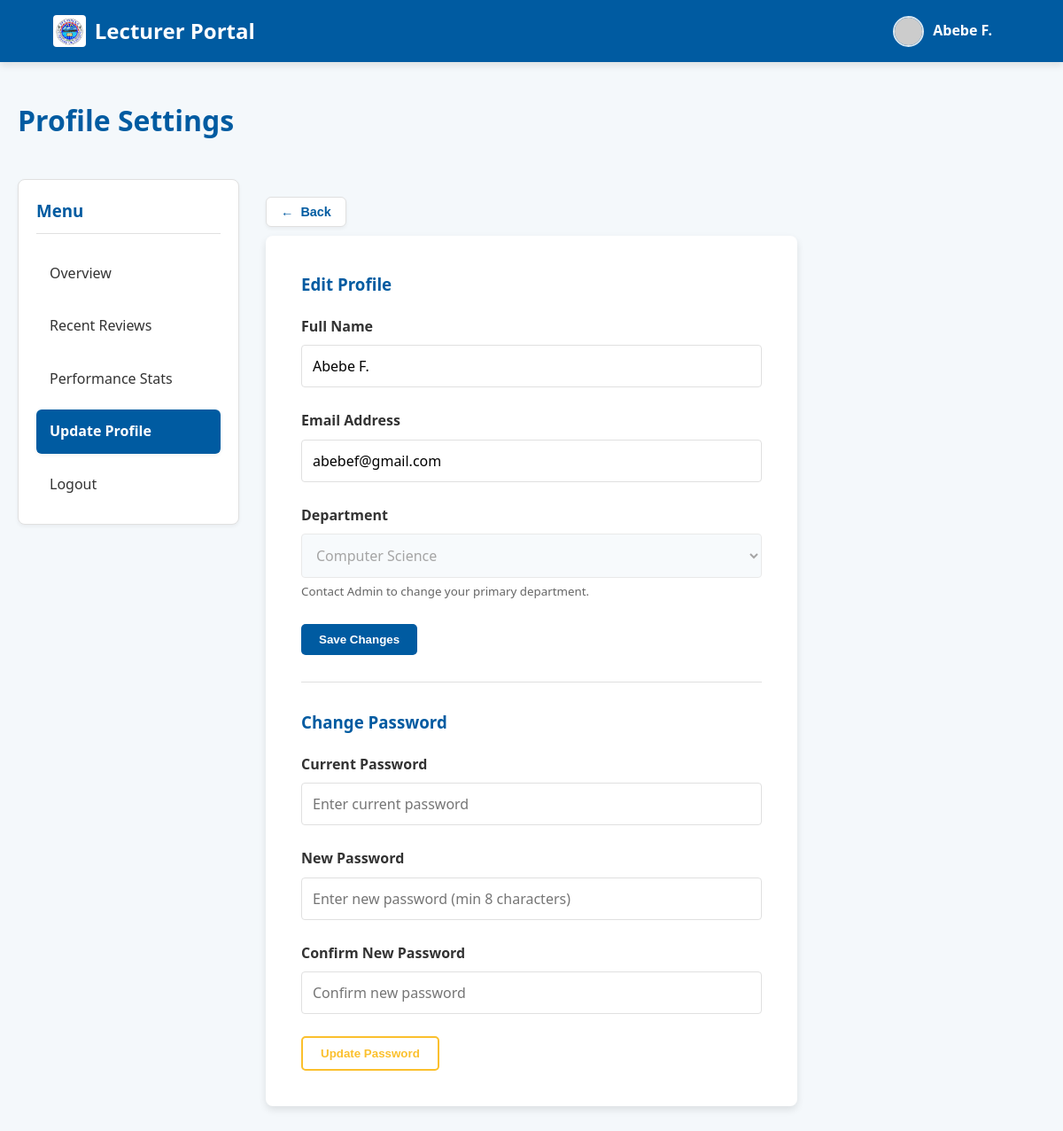
Page /lecturer/lecturer-profile.php (signed in) on the committed database.
### tables this page shows
CREATE TABLE `lecturer_accounts` (
  `id` int(11) NOT NULL,
  `lecturer_id` int(11) NOT NULL,
  `username` varchar(50) NOT NULL,
  `email` varchar(100) NOT NULL,
  `password_hash` varchar(255) NOT NULL,
  `role_id` int(11) NOT NULL,
  `created_at` timestamp NULL DEFAULT current_timestamp(),
  `updated_at` timestamp NULL DEFAULT current_timestamp() ON UPDATE current_timestamp()
);

CREATE TABLE `lecturers` (
  `id` int(11) NOT NULL,
  `name` varchar(100) NOT NULL,
  `valid_id` int(11) NOT NULL,
  `department_id` int(11) NOT NULL
);

CREATE TABLE `departments` (
  `id` int(11) NOT NULL,
  `department` varchar(50) NOT NULL
);

### lecturer/lecturer-profile.php (the view, shortened to what this page needs)
<?php
require_once '../data/database.php';
$lecturer_sql = "
    SELECT
        lecturers.id          AS lecturer_id,
        lecturers.name,
        departments.department,
        lecturer_accounts.email,
        lecturer_accounts.username
    FROM lecturer_accounts
    INNER JOIN lecturers
        ON lecturer_accounts.lecturer_id = lecturers.id
    INNER JOIN departments
        ON lecturers.department_id = departments.id
    WHERE lecturer_accounts.id = ?
    LIMIT 1
";
$lecturer_stmt = $pdo->prepare($lecturer_sql);
$lecturer_stmt->execute([$_SESSION['user_id']]);
$lecturer = $lecturer_stmt->fetch();
$lecturerName  = $lecturer['name'];
$lecturerEmail = $lecturer['email'];
$department    = $lecturer['department'];
?>
<!DOCTYPE html>
<html lang="en">
<head>
  <link rel="stylesheet" href="../css/style.css">
  <link rel="stylesheet" href="../css/responsive.css">
  <link rel="stylesheet" href="../css/dashboard.css">
  <link rel="stylesheet" href="../css/forms.css">
</head>
<body>
  <nav class="navbar">
    <div class="nav-brand">
      <a href="lecturer-dashboard.php" class="logo-btn-link" title="Go to Dashboard">
        <img src="../images/download.jpg" alt="Hawassa University Logo" class="logo-btn-img">
      </a>
      Lecturer Portal
    </div>
    <div class="nav-actions" style="display: flex; align-items: center; margin-left: auto; margin-right: 20px;">
      <div class="profile-avatar" style="display:flex; align-items:center; gap:10px; cursor:pointer;">
        <img src="https://placehold.co/40x40" alt="Lecturer Avatar" style="border-radius:50%; width:35px; height:35px; border:2px solid rgba(255,255,255,0.85);">
        <span class="profile-name" style="color:white; font-weight:bold;">
          <?php echo htmlspecialchars($lecturerName); ?>
        </span>
      </div>
    </div>
  </nav>
  <div class="container">
    <h2 class="section-title" style="text-align: left;">Profile Settings</h2>
    <div class="dashboard-container">
      <aside class="sidebar">
        <h3>Menu</h3>
        <nav class="sidebar-nav">
          <a href="lecturer-dashboard.php">Overview</a>
          <a href="lecturer-feedback.php">Recent Reviews</a>
          <a href="lecturer-statistics.php">Performance Stats</a>
          <a href="lecturer-profile.php" class="active">Update Profile</a>
          <a href="../logout.php">Logout</a>
        </nav>
      </aside>
      <main class="main-content">
        <div class="back-btn-container">
          <button class="back-btn" onclick="window.history.back()"><span class="arrow">&larr;</span> Back</button>
        </div>
        <div class="form-container" style="max-width: 600px; margin: 0;">
          <h3 style="color: var(--primary-blue); margin-bottom: 20px;">Edit Profile</h3>
          <form method="POST" action="lecturer-profile.php">
            <div class="form-group">
              <label>Full Name</label>
              <input type="text" name="full_name" class="form-control"
                     value="<?php echo htmlspecialchars($lecturerName); ?>" required>
            </div>
            <div class="form-group">
              <label>Email Address</label>
              <input type="email" name="email" class="form-control"
                     value="<?php echo htmlspecialchars($lecturerEmail); ?>" required>
            </div>
            <div class="form-group">
              <label>Department</label>
              <select class="form-control" disabled style="background-color: var(--bg-color);">
                <option selected><?php echo htmlspecialchars($department); ?></option>
              </select>
              <small style="color: var(--text-light); margin-top: 5px; display: block;">
                Contact Admin to change your primary department.
              </small>
            </div>
            <button type="submit" name="update_profile" class="btn btn-blue">Save Changes</button>
          </form>
          <hr style="margin: 30px 0; border: none; border-top: 1px solid var(--border-color);">
          <h3 style="color: var(--primary-blue); margin-bottom: 20px;">Change Password</h3>
          <form method="POST" action="lecturer-profile.php">
            <div class="form-group">
              <label>Current Password</label>
              <input type="password" name="current_password" class="form-control"
                     placeholder="Enter current password" required>
            </div>
            <div class="form-group">
              <label>New Password</label>
              <input type="password" name="new_password" class="form-control"
                     placeholder="Enter new password (min 8 characters)" required>
            </div>
            <div class="form-group">
              <label>Confirm New Password</label>
              <input type="password" name="confirm_password" class="form-control"
                     placeholder="Confirm new password" required>
            </div>
            <button type="submit" name="change_password" class="btn btn-secondary">Update Password</button>
          </form>
        </div>
      </main>
    </div>
  </div>
</body>
</html>

### css/style.css (style rules this page uses)
:root { --primary-blue: #005ba1; --light-blue: #007bff; --accent-gold: #fbc02d; --accent-yellow: #fff59d; --bg-color: #f4f8fb; --card-bg: #ffffff; --text-dark: #333333; --text-light: #666666; --border-color: #e0e0e0; --font-family: 'Segoe UI', Tahoma, Geneva, Verdana, sans-serif; --shadow-sm: 0 2px 4px rgba(0,0,0,0.05); --shadow-md: 0 4px 8px rgba(0,0,0,0.1); --shadow-hover: 0 8px 16px rgba(0,0,0,0.15); --transition-fast: 0.3s ease-in-out; }
* { margin: 0; padding: 0; box-sizing: border-box; }
body { font-family: var(--font-family); background-color: var(--bg-color); color: var(--text-dark); line-height: 1.6; transition: background-color var(--transition-fast), color var(--transition-fast); animation: pageFadeIn 0.5s cubic-bezier(0.16, 1, 0.3, 1); }
a { text-decoration: none; color: inherit; }
.navbar { background-color: var(--primary-blue); color: white; padding: 1rem 5%; display: flex; justify-content: space-between; align-items: center; position: sticky; top: 0; z-index: 100; box-shadow: var(--shadow-md); }
.nav-brand { font-size: 1.5rem; font-weight: bold; display: flex; align-items: center; gap: 10px; }
.btn { display: inline-block; padding: 10px 20px; border-radius: 5px; font-weight: bold; cursor: pointer; border: none; transition: all var(--transition-fast); text-align: center; }
.btn-secondary { background-color: transparent; border: 2px solid var(--accent-gold); color: var(--accent-gold); }
.btn-blue { background-color: var(--primary-blue); color: white; }
.container { max-width: 1200px; margin: 0 auto; padding: 40px 20px; }
.section-title { text-align: center; color: var(--primary-blue); margin-bottom: 40px; font-size: 2rem; position: relative; }
.back-btn-container { margin: 20px 0 10px 0; display: flex; justify-content: flex-start; }
.back-btn { display: inline-flex; align-items: center; gap: 8px; background-color: var(--card-bg); color: var(--primary-blue); border: 1px solid var(--border-color); padding: 8px 16px; border-radius: 6px; font-weight: 600; cursor: pointer; transition: all var(--transition-fast); box-shadow: var(--shadow-sm); font-size: 0.9rem; }
.back-btn .arrow { transition: transform var(--transition-fast); }
.logo-btn-link { display: inline-flex; align-items: center; justify-content: center; transition: opacity var(--transition-fast), transform var(--transition-fast); }
.logo-btn-img { height: 36px; width: auto; border-radius: 4px; object-fit: contain; display: block; }

### css/dashboard.css (style rules this page uses)
.dashboard-container { display: flex; gap: 30px; margin-top: 20px; }
.sidebar { width: 250px; background-color: var(--card-bg); border-radius: 8px; padding: 20px; box-shadow: var(--shadow-sm); border: 1px solid var(--border-color); height: fit-content; }
.sidebar h3 { color: var(--primary-blue); margin-bottom: 20px; padding-bottom: 10px; border-bottom: 1px solid var(--border-color); }
.sidebar-nav { display: flex; flex-direction: column; gap: 10px; }
.sidebar-nav a { padding: 12px 15px; border-radius: 6px; transition: all var(--transition-fast); color: var(--text-dark); display: block; font-weight: 500; }
.sidebar-nav a.active { background-color: var(--primary-blue); color: white; box-shadow: var(--shadow-sm); font-weight: bold; }
.main-content { flex: 1; }

### css/forms.css (style rules this page uses)
.form-container { max-width: 800px; margin: 0 auto; background: var(--card-bg); padding: 40px; border-radius: 8px; box-shadow: var(--shadow-md); }
.form-group { margin-bottom: 25px; }
.form-group label { display: block; margin-bottom: 8px; font-weight: bold; color: var(--text-dark); }
.form-control { width: 100%; padding: 12px; border: 1px solid var(--border-color); border-radius: 4px; font-family: inherit; font-size: 1rem; }

### rows in the picture
lecturer_accounts: lecturer.name "Abebe F.", full_name "Abebe F.", email "abebef@gmail.com", department "Computer Science"
